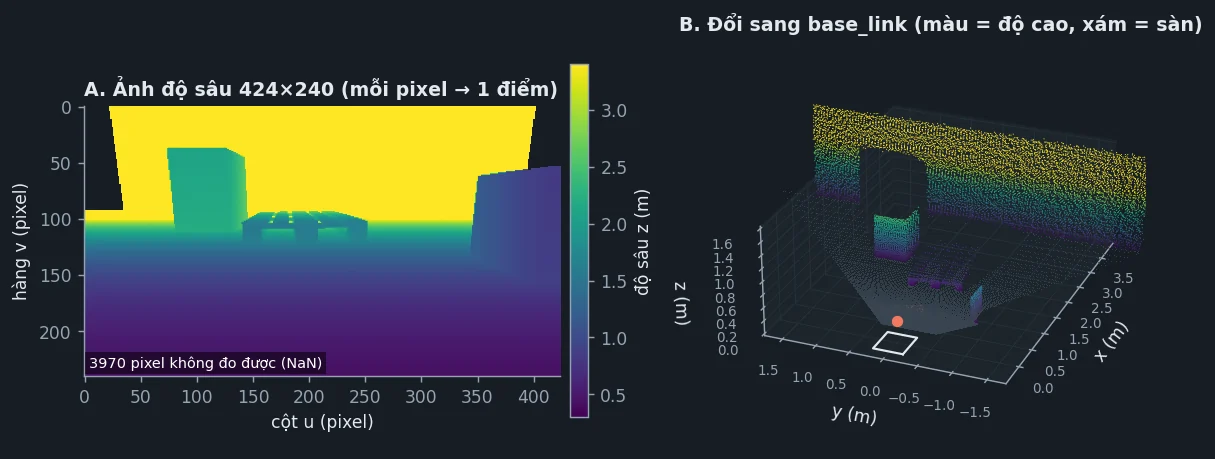
#> input picture docs/huong-dan/img/f01-pointcloud-dark.webp, 1215 x 459 px, given in place of shot_overview.png, which was not available
$ python postproc.py ../img/f01-pointcloud-dark.webp
#> lines starting #> are read from the running program, lines starting #| are printed output that depends on the picture
#!/usr/bin/env python3
"""Hậu kỳ ảnh chụp màn hình + video mô phỏng cho sổ tay (cắt, đánh số chú thích, ghép video)."""
import json
import os
import subprocess

from PIL import Image, ImageDraw, ImageFont

HERE = os.path.dirname(os.path.abspath(__file__))
SIM = os.path.join(HERE, "data", "sim_raw")   # ảnh chụp + video thô (không đưa vào git)
IMG = os.path.join(HERE, "..", "img")
FONT_B = "/usr/share/fonts/truetype/dejavu/DejaVuSans-Bold.ttf"
FONT = "/usr/share/fonts/truetype/dejavu/DejaVuSans.ttf"
WIN = (66, 69, 1920, 1080)          # vùng cửa sổ ứng dụng (bỏ dock trái, thanh trên, thanh tiêu đề)
ACC = (196, 127, 12)
META = {}


def save_webp(im, name, max_w=1600, q=84):
    if im.width > max_w:
        im = im.resize((max_w, round(im.height * max_w / im.width)), Image.LANCZOS)
    path = os.path.join(IMG, name)
    im.convert("RGB").save(path, "WEBP", quality=q, method=6)
    META[name] = list(im.size)
    print(name, im.size, os.path.getsize(path) // 1024, "KB")


def markers(im, pts, offset=(0, 0), r=19):
    d = ImageDraw.Draw(im)
    f = ImageFont.truetype(FONT_B, 21)
    for i, (x, y) in enumerate(pts, 1):
        x, y = x - offset[0], y - offset[1]
        d.ellipse((x - r - 3, y - r - 3, x + r + 3, y + r + 3), fill=(255, 255, 255))
        d.ellipse((x - r, y - r, x + r, y + r), fill=ACC)
        t = str(i)
        w = d.textlength(t, font=f)
        d.text((x - w / 2, y - 13), t, font=f, fill=(255, 255, 255))
    return im


def shot(name):
#> called with name = 'shot_overview.png'
    return Image.open(os.path.join(SIM, name)).convert("RGB")
#> returned value is the input picture: PIL image 1215x459 RGB; mean R, G, B 52.6, 58.7, 56.4


def screenshots():
    # 1. Toàn cảnh khi bấm Docking Sim (2 cửa sổ cạnh nhau)
    save_webp(shot("shot_overview.png").crop(WIN), "s01-overview.webp")
#> in save_webp, `im = im.resize((max_w, round(im.height * max_w / im.width)), Image.LAN..`:
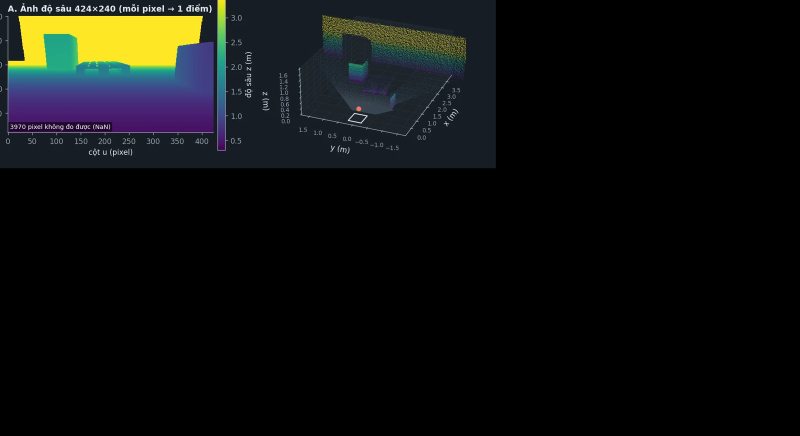
#> im: PIL image 1600x872 RGB (shown at 1/2 size); mean R, G, B 13.9, 15.4, 14.3
#| s01-overview.webp (1600, 872) 31 KB
    # 2. Gazebo có chú thích
    g = shot("shot_gazebo.png").crop(WIN)
#> call 2 of shot, with name = 'shot_gazebo.png'
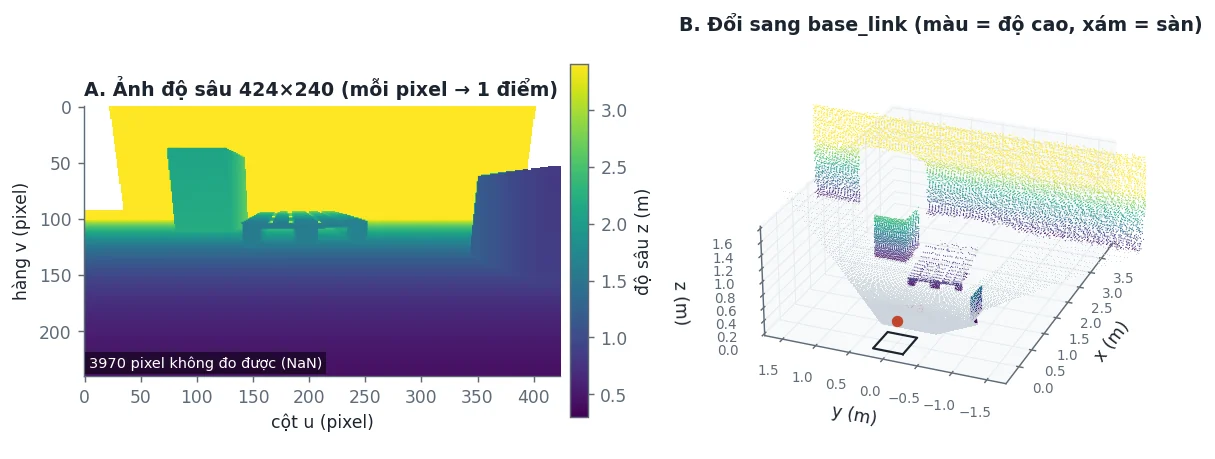
#> input picture docs/huong-dan/img/f01-pointcloud-light.webp, 1215 x 459 px, given in place of shot_gazebo.png, which was not available
#> in shot, returned value is the input picture: PIL image 1215x459 RGB; mean R, G, B 215.5, 217.2, 209.8
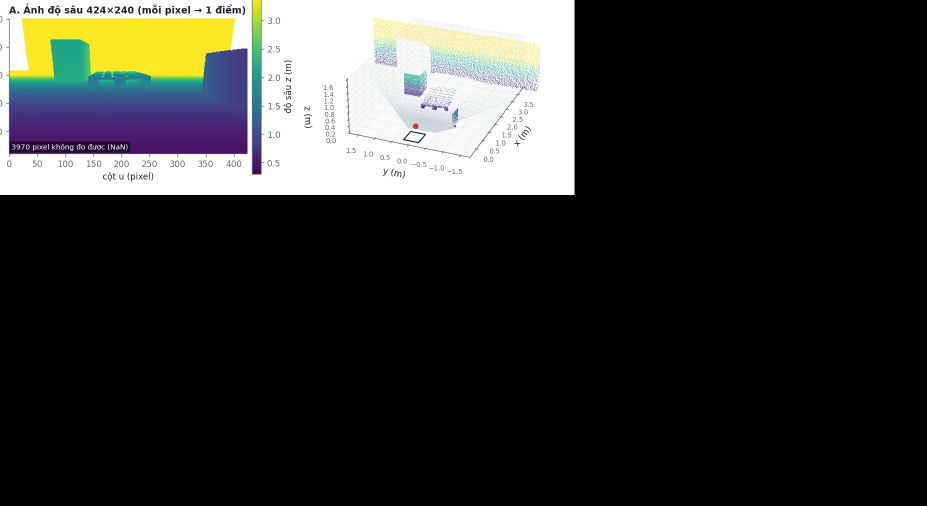
#> g: PIL image 1854x1011 RGB (shown at 1/2 size); mean R, G, B 49.7, 50.1, 47.9
    markers(g, [(425, 690), (640, 640), (1112, 545), (790, 300), (1250, 268), (1275, 760),
                (245, 1032), (1650, 518), (1318, 1048), (545, 140)], offset=WIN[:2])
#> the loop in markers, `for i, (x, y) in enumerate(pts, 1):` made 10 passes
#> (x, y, t, w) on passes 1 to 10: (359, 621, '1', 14.61), (574, 571, '2', 14.61), (1046, 476, '3', 14.61), (724, 231, '4', 14.61), (1184, 199, '5', 14.61), (1209, 691, '6', 14.61), (179, 963, '7', 14.61), (1584, 449, '8', 14.61), (1252, 979, '9', 14.61), (479, 71, '10', 29.22)
    save_webp(g, "s02-gazebo.webp")
#| s02-gazebo.webp (1600, 872) 37 KB
    # 3. RViz có chú thích
    r = shot("shot_rviz3.png").crop(WIN)
    markers(r, [(345, 250), (1565, 600), (1425, 300), (1168, 470), (1088, 805), (1215, 652),
                (470, 912)], offset=WIN[:2])
    save_webp(r, "s03-rviz.webp")
#| s03-rviz.webp (1600, 872) 36 KB
    # 4. rqt_graph: chuỗi node/topic chính
    save_webp(shot("shot_rqt2.png").crop((290, 598, 1912, 812)), "s04-rqt-graph.webp", max_w=1622)
    # 5. Biểu tượng trên taskbar (6 launcher do dự án ghim)
    strip = shot("shot_rqt2.png").crop((0, 440, 66, 820)).resize((132, 760), Image.LANCZOS)
    canvas = Image.new("RGB", (720, 760), (255, 255, 255))
    canvas.paste(strip, (0, 0))
    d = ImageDraw.Draw(canvas)
    f = ImageFont.truetype(FONT, 26)
    fb = ImageFont.truetype(FONT_B, 26)
    labels = [(60, "RViz2", False), (186, "rqt", False), (314, "Gazebo", False),
              (440, "PlotJuggler", False), (570, "CloudCompare", False),
              (700, "Docking Sim ← mở mô phỏng", True)]
    for y, t, bold in labels:
        d.line((140, y, 168, y), fill=(150, 160, 170), width=2)
        d.text((178, y - 16), t, font=fb if bold else f, fill=ACC if bold else (27, 36, 48))
    save_webp(canvas, "s05-launchers.webp", max_w=720)


# [72 lines left out: functions two_panes, label, before_after, video, not called in this run]


if __name__ == "__main__":
    import sys
    os.makedirs(IMG, exist_ok=True)
#> (the run stopped early here; a loop or call above may not have finished)
